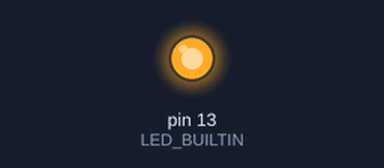
Recording of a sketch running on a simulated Arduino Uno, built with avr-gcc and run on an emulated ATmega328P. Shown: output pins drawn as LEDs (lit = HIGH).

Above: at 0.5 s.
At 11.0 s:
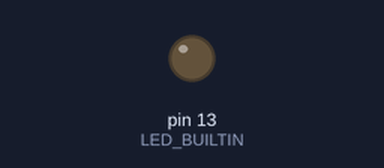
Timing chart, 0 to 14.5 s (numbered marks = the images above):
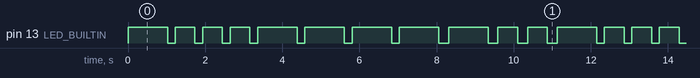

The sketch:

Blink.ino
```cpp
// the setup function runs once when you press reset or power the board
void setup() {
  // initialize digital pin LED_BUILTIN as an output.
  pinMode(LED_BUILTIN, OUTPUT);
}

// the loop function runs over and over again forever
void loop() {
  digitalWrite(LED_BUILTIN, HIGH);   // turn the LED on (HIGH is the voltage level)
  delay(1024);                       // wait for a second
  digitalWrite(LED_BUILTIN, LOW);    // turn the LED off by making the voltage LOW
  delay(200);                        // wait for  0.25 seconds
  digitalWrite(LED_BUILTIN, HIGH);   // turn the LED on (HIGH is the voltage level)
  delay(512);                        // wait for 0.5 seconds
  digitalWrite(LED_BUILTIN, LOW);    // turn the LED off by making the voltage LOW
  delay(200);                        // wait for  0.25 seconds
  digitalWrite(LED_BUILTIN, HIGH);   // turn the LED on (HIGH is the voltage level)
  delay(512);                        // wait for 0.5 seconds
  digitalWrite(LED_BUILTIN, LOW);    // turn the LED off by making the voltage LOW
  delay(200);                        // wait for  0.25 seconds
  digitalWrite(LED_BUILTIN, HIGH);   // turn the LED on (HIGH is the voltage level)
  delay(512);                        // wait for 0.5 seconds
  digitalWrite(LED_BUILTIN, LOW);    // turn the LED off by making the voltage LOW
  delay(200);
  digitalWrite(LED_BUILTIN, HIGH);   // turn the LED on (HIGH is the voltage level)
  delay(1024);                       // wait for a second
  digitalWrite(LED_BUILTIN, LOW);    // turn the LED off by making the voltage LOW
  delay(200);                       // wait for  0.25 seconds
  digitalWrite(LED_BUILTIN, HIGH);   // turn the LED on (HIGH is the voltage level)
  delay(1024);                       // wait for a second
  digitalWrite(LED_BUILTIN, LOW);    // turn the LED off by making the voltage LOW
  delay(200);                       // wait for  0.25 seconds
  digitalWrite(LED_BUILTIN, HIGH);   // turn the LED on (HIGH is the voltage level)
  delay(1024);                       // wait for a second
  digitalWrite(LED_BUILTIN, LOW);    // turn the LED off by making the voltage LOW
  delay(200);                        // wait for  0.25 seconds
  digitalWrite(LED_BUILTIN, HIGH);   // turn the LED on (HIGH is the voltage level)
  delay(1024);                       // wait for a second
  digitalWrite(LED_BUILTIN, LOW);    // turn the LED off by making the voltage LOW
  delay(256);                        // wait for  0.25 seconds
  digitalWrite(LED_BUILTIN, HIGH);   // turn the LED on (HIGH is the voltage level)
  delay(1024);                       // wait for a second
  digitalWrite(LED_BUILTIN, LOW);    // turn the LED off by making the voltage LOW
  delay(256);                             // wait for  0.25 seconds
  digitalWrite(LED_BUILTIN, HIGH);   // turn the LED on (HIGH is the voltage level)
  delay(512);                       // wait for 0.5 seconds
  digitalWrite(LED_BUILTIN, LOW);    // turn the LED off by making the voltage LOW
  delay(256);                             // wait for  0.25 seconds
  digitalWrite(LED_BUILTIN, HIGH);   // turn the LED on (HIGH is the voltage level)
  delay(512);                       // wait for 0.5 seconds
  digitalWrite(LED_BUILTIN, LOW);    // turn the LED off by making the voltage LOW
  delay(256);                       // wait for  0.25 seconds
}
```

Measured:
- by itself, pin 13 (LED_BUILTIN): moves between LOW and HIGH, repeating every 11.1 s
- by itself, everything shown: repeats every 11.1 s, in 22 steps
